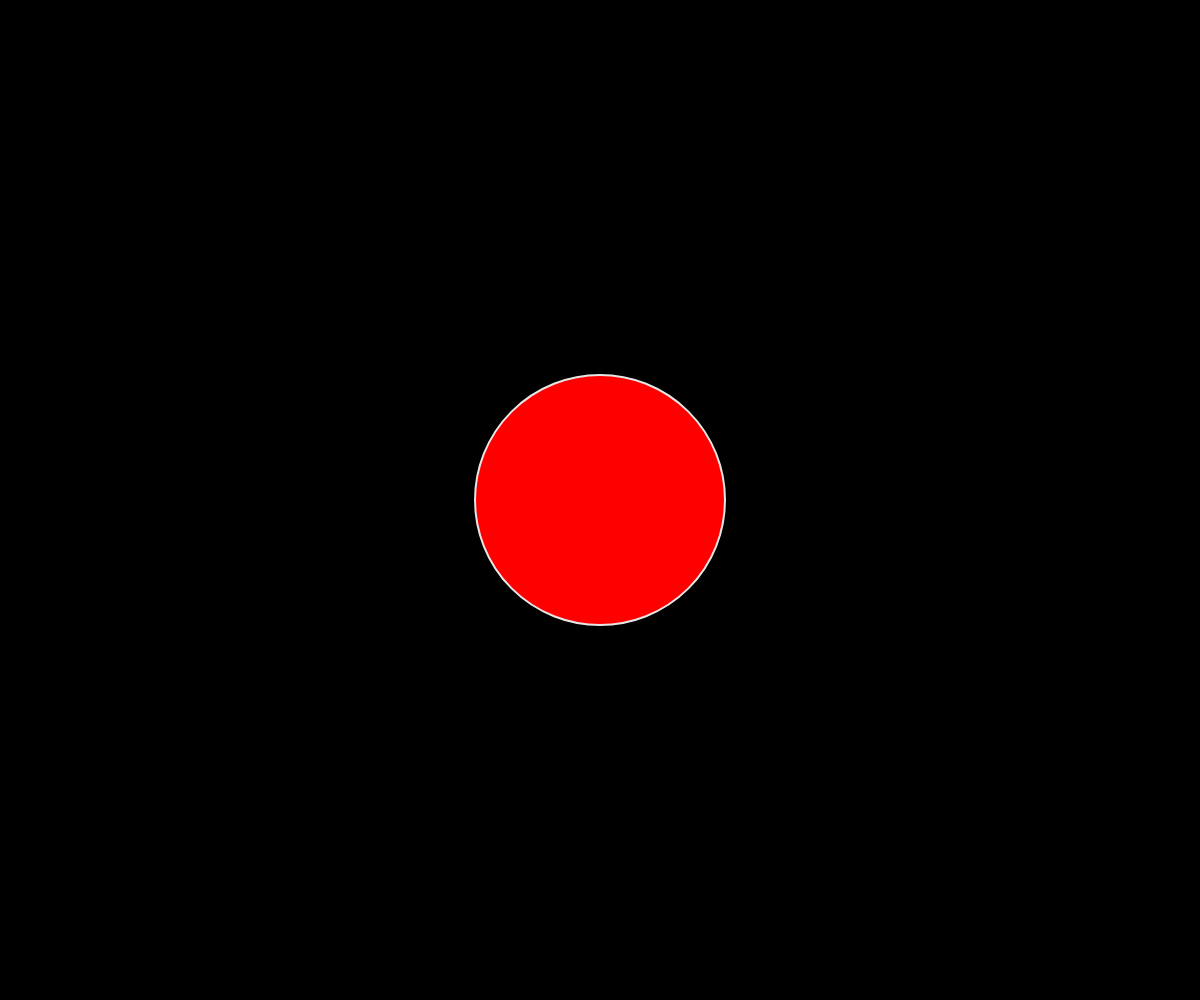
Frame 1 (no input)
Frame 60 (no input): identical to frame 1, image omitted
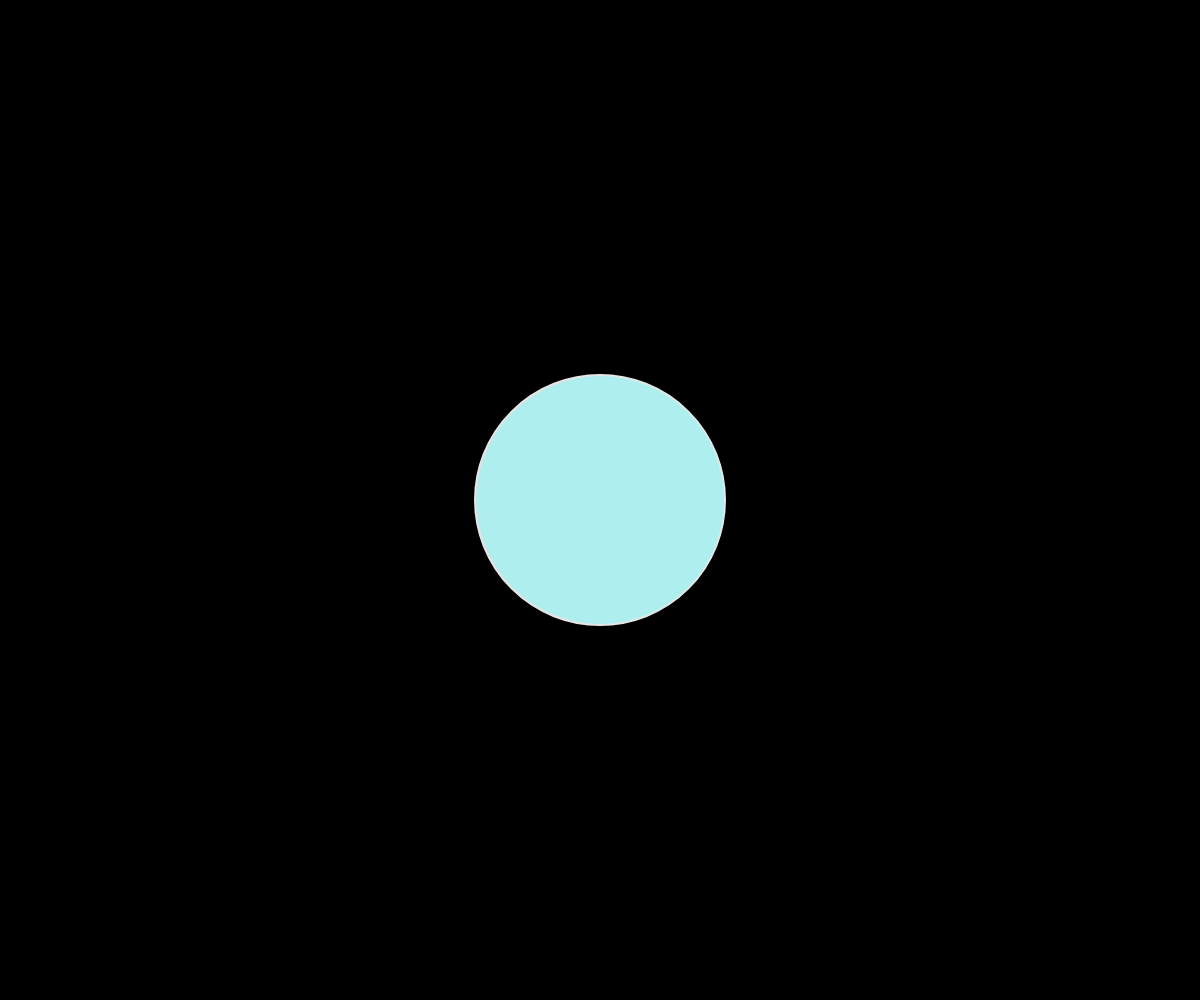
Frame 120 (the mouse pressed at the canvas centre since frame 60)

The p5.js sketch that drew these frames (run headless with seeded random() and noise() and a simulated clock; from frame 60 on, the mouse is pressed at the canvas centre):

// p5.js sketch
// ── sketch.js
let laranjas;

function setup() {
    createCanvas(windowWidth, windowHeight);
    background(0);

}

function draw() {

    background(0)

    if(mouseY>=height/2 && mouseX<=width/2)
    fill    (175,238,238); // azul

    else if(mouseY<height/2 && mouseX<=width/2) 
    fill    (255,0,0); // vermelho

    else if(mouseY<height/2 && mouseX>width/2) 
    fill    (50,205,50); // verde 

    else{
         noFill();
    }

    stroke(230);
    strokeWeight(2);
    circle(width / 2, height / 2, height / 4);
}
